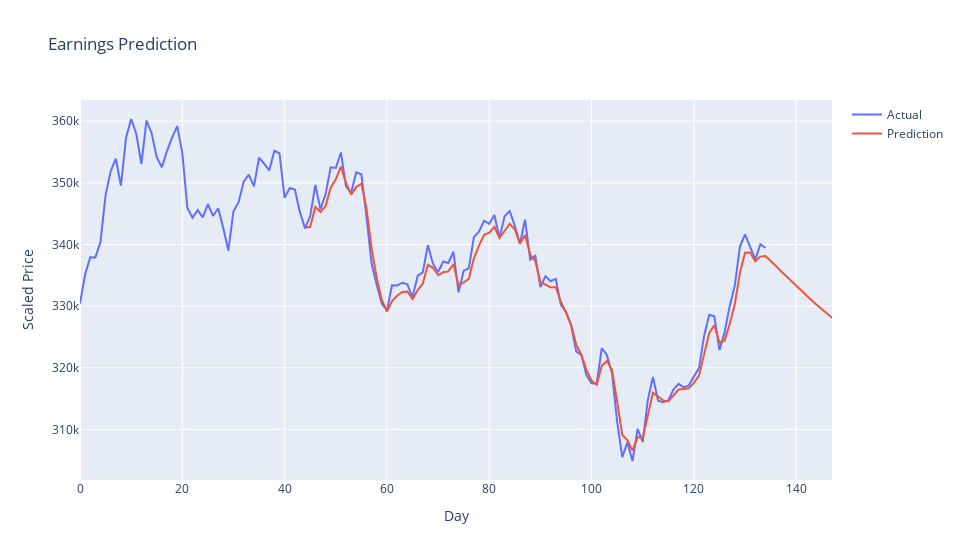

Source (notebook cell):
### Code cell
fig = go.Figure()
fig.add_trace(go.Scatter(x=actual_range, y=actual.numpy(), mode='lines', name='Actual'))
fig.add_trace(go.Scatter(x=pred_range, y=predicted.numpy(), mode='lines', name='Prediction'))
fig.update_layout(title=f'Earnings Prediction',
                   xaxis_title='Day',
                   yaxis_title='Scaled Price', width=960)
fig.show()
